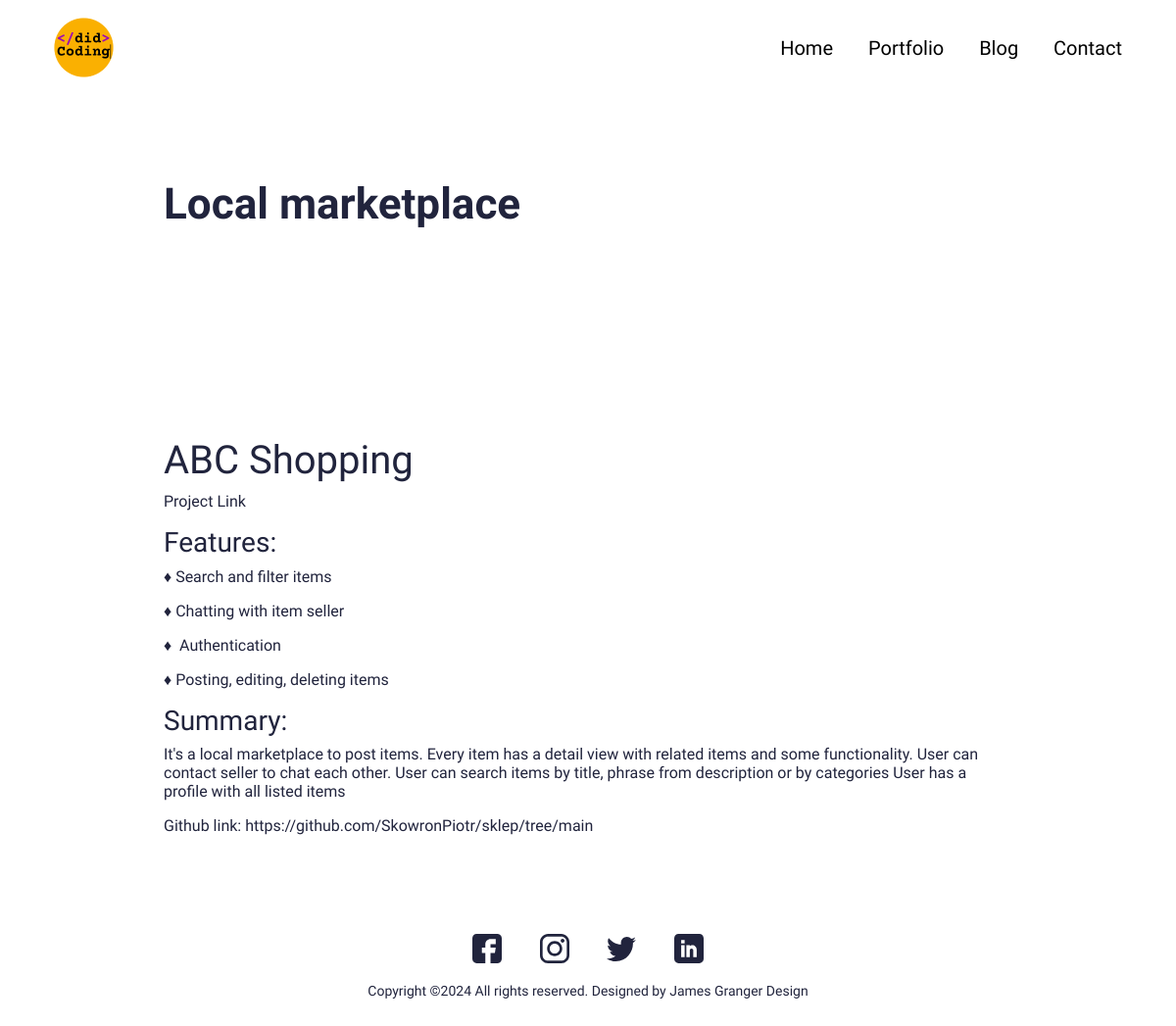
Page /portfolio/local-marketplace on the earlier database version.
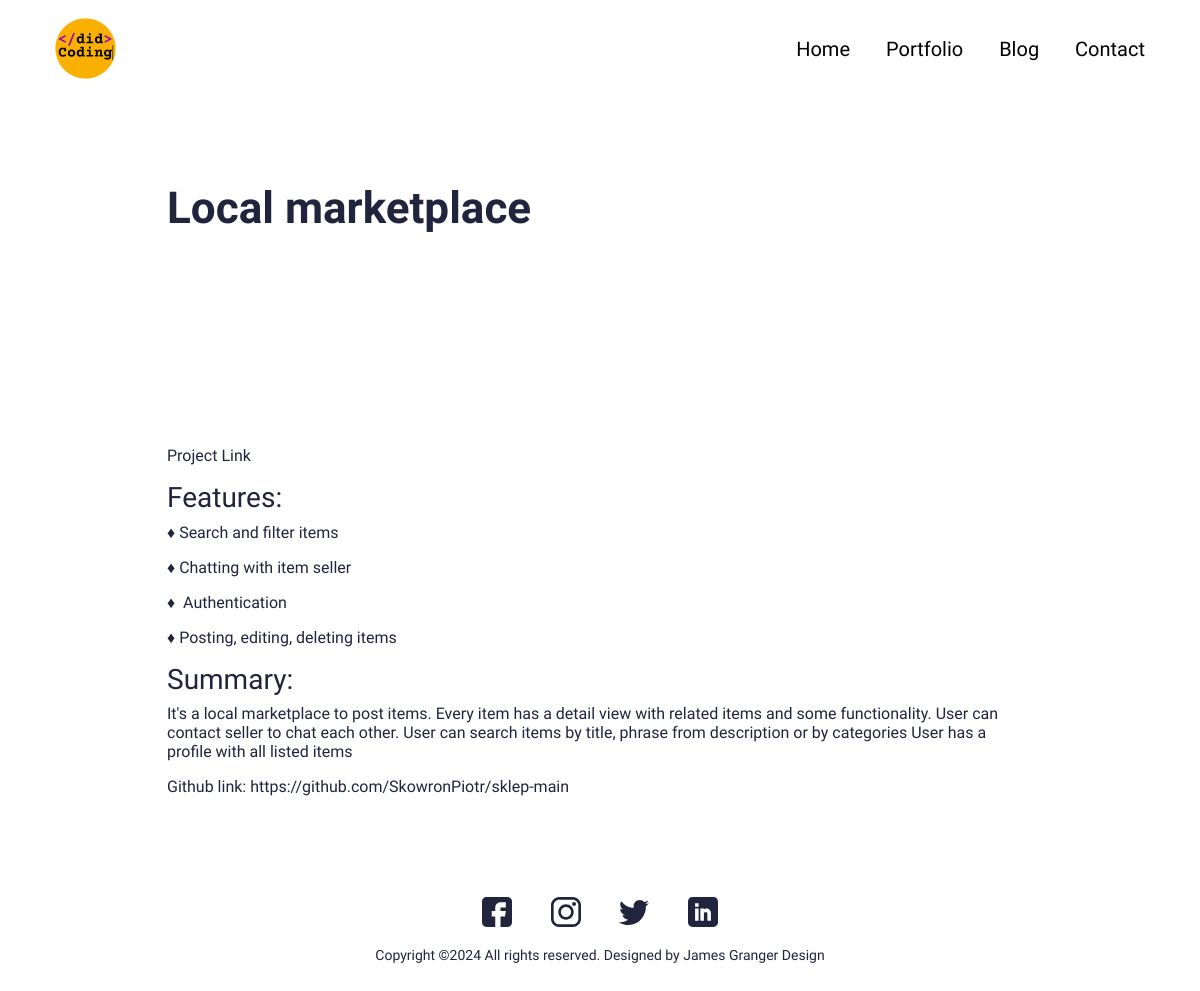
Same page on the later database version.
### main/models.py (models this page shows, shortened)
class Portfolio(models.Model):
    date = models.DateTimeField(blank=True, null=True)
    name = models.CharField(max_length=200, blank=True, null=True)
    description = models.CharField(max_length=500, blank=True, null=True)
    body = RichTextField(blank=True, null=True)
    image = models.ImageField(blank=True, null=True, upload_to="portfolio")
    slug = models.SlugField(null=True, blank=True)
    is_active = models.BooleanField(default=True)
    class Meta:
        verbose_name_plural = "Portfolio Profiles"
        verbose_name = "Portfolio"
        ordering = ["name"]

### main/views.py (the view)
class PortfolioDetailView(generic.DetailView):
    model = Portfolio
    template_name = "main/portfolio-detail.html"

### virtual_resume/context_processors.py (called while the page is built)
def project_context(request):
    context = {
        'me': User.objects.first(),
    }
    return context

### main/templates/main/portfolio-detail.html (shortened to what this page needs)
{% extends 'main/base.html' %}
{% load static %}
{% block content %}
<section>
  <div class="innerPageBannerCol">
    <div class="container">
      <div class="row g-4 g-md-3  align-items-center">
        <div class="col-md-6">
          <div class="bannerContent">
            <h1 class="xlTitle pb-md-3">{{object.name}}</h1>
          </div>
        </div>
      </div>
    </div>
  </div>
</section>
<section>
  <div class="sectionSpaceSm">
    <div class="container">
      {{object.body|safe}}
    </div>
  </div>
</section>
{%endblock%}

Differences in the rows shown:
changed Portfolio "Local marketplace": body "ABC Shopping Project Link Features: ♦ Search and filter items ♦ Chatting with item seller ♦ Authentication ♦ Posting, editing, deleting items Summary: It's a local marketplace to post items. Every item has a detail view with related items and some functionality. User can contact seller to chat each other. User can search items by title, phrase from description or by categories User has a profile with all listed items Github link: https://github.com/SkowronPiotr/sklep/tree/main" → "Project Link Features: ♦ Search and filter items ♦ Chatting with item seller ♦ Authentication ♦ Posting, editing, deleting items Summary: It's a local marketplace to post items. Every item has a detail view with related items and some functionality. User can contact seller to chat each other. User can search items by title, phrase from description or by categories User has a profile with all listed items Github link: https://github.com/SkowronPiotr/sklep-main"
